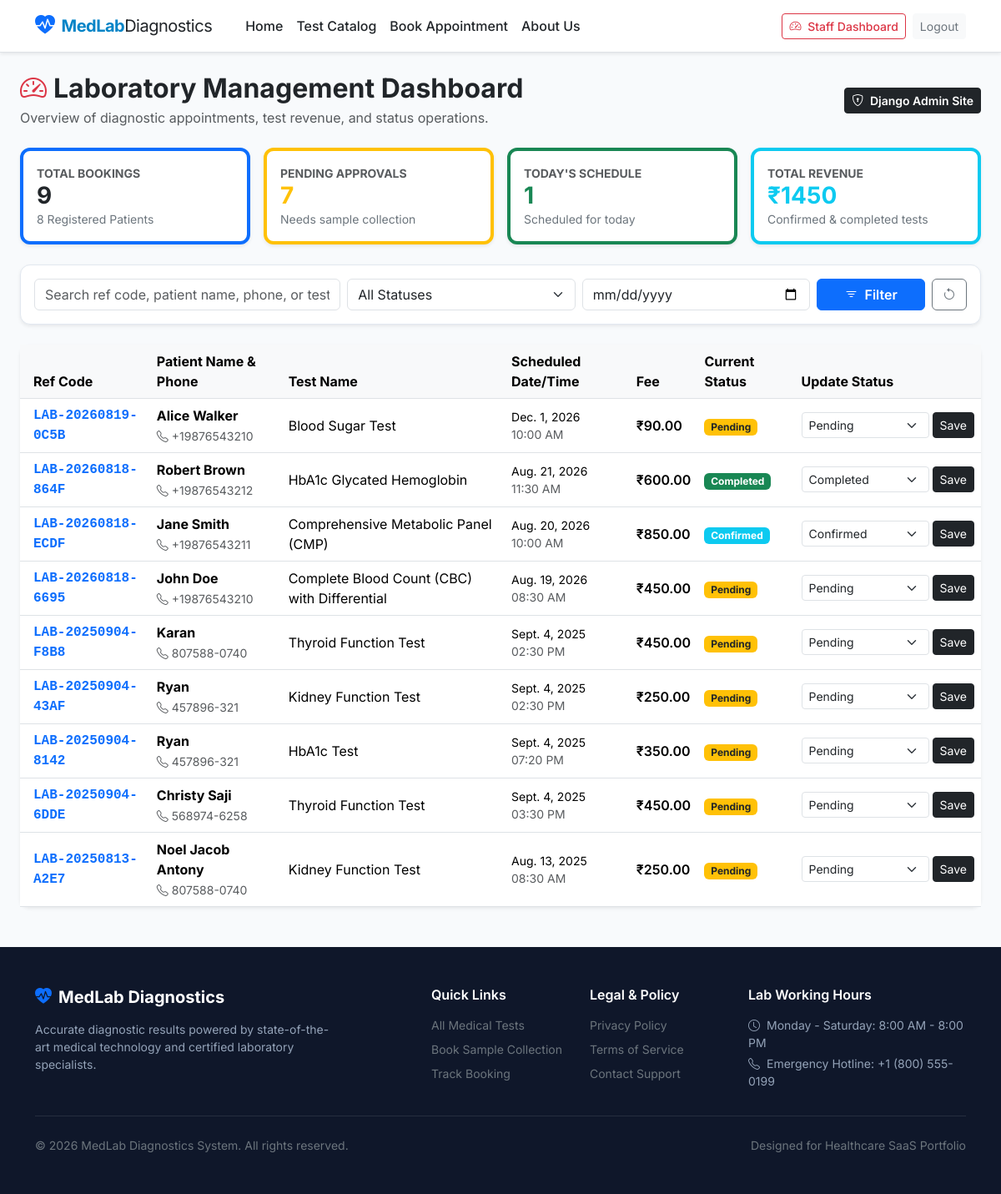
/admin-dashboard/ (signed in), run on the app's committed database.
### booking/models.py (models this page shows, shortened)
class Booking(models.Model):
    STATUS_PENDING = 'pending'
    STATUS_CONFIRMED = 'confirmed'
    STATUS_SAMPLE_COLLECTED = 'sample_collected'
    STATUS_PROCESSING = 'processing'
    STATUS_COMPLETED = 'completed'
    STATUS_CANCELLED = 'cancelled'
    STATUS_CHOICES = [
        (STATUS_PENDING, 'Pending'),
        (STATUS_CONFIRMED, 'Confirmed'),
        (STATUS_SAMPLE_COLLECTED, 'Sample Collected'),
        (STATUS_PROCESSING, 'Processing'),
        (STATUS_COMPLETED, 'Completed'),
        (STATUS_CANCELLED, 'Cancelled'),
    ]
    ALLOWED_TRANSITIONS = {
        STATUS_PENDING: [STATUS_CONFIRMED, STATUS_CANCELLED],
        STATUS_CONFIRMED: [STATUS_SAMPLE_COLLECTED, STATUS_CANCELLED],
        STATUS_SAMPLE_COLLECTED: [STATUS_PROCESSING, STATUS_CANCELLED],
        STATUS_PROCESSING: [STATUS_COMPLETED, STATUS_CANCELLED],
        STATUS_COMPLETED: [],
        STATUS_CANCELLED: [],
    }
    reference_number = models.CharField(
        max_length=20,
        unique=True,
        blank=True,
        editable=False,
        help_text='Unique booking reference code (e.g. LAB-20250101-ABCD)'
    )
    patient = models.ForeignKey(
        Patient,
        on_delete=models.CASCADE,
        related_name='bookings',
        help_text='Patient who made the booking'
    )
    test = models.ForeignKey(
        Test,
        on_delete=models.CASCADE,
        related_name='bookings',
        help_text='Medical test to be performed'
    )
    booking_date = models.DateField(help_text='Date when the test will be performed')
    booking_time = models.TimeField(help_text='Time when the test will be performed')
    status = models.CharField(
        max_length=20,
        choices=STATUS_CHOICES,
        default=STATUS_PENDING,
        help_text='Current status of the booking'
    )
    notes = models.TextField(
        blank=True,
        help_text='Additional notes or special instructions'
    )
    created_at = models.DateTimeField(auto_now_add=True)
    updated_at = models.DateTimeField(auto_now=True)
    class Meta:
        ordering = ['-booking_date', '-booking_time']
        verbose_name = 'Booking'
        verbose_name_plural = 'Bookings'
        constraints = [
            models.UniqueConstraint(
                fields=['test', 'booking_date', 'booking_time'],
                condition=models.Q(status__in=['pending', 'confirmed', 'sample_collected', 'processing']),
                name='unique_active_booking_slot'
            )
        ]
        indexes = [
            models.Index(fields=['status']),
            models.Index(fields=['booking_date', 'booking_time']),
            models.Index(fields=['reference_number']),
        ]
    @property
    def total_cost(self):
        return self.test.price
    def get_status_badge_class(self):
        badge_classes = {
            self.STATUS_PENDING: 'bg-warning text-dark',
            self.STATUS_CONFIRMED: 'bg-info text-white',
            self.STATUS_SAMPLE_COLLECTED: 'bg-primary text-white',
            self.STATUS_PROCESSING: 'bg-purple text-white',
            self.STATUS_COMPLETED: 'bg-success text-white',
            self.STATUS_CANCELLED: 'bg-danger text-white',
        }
        return badge_classes.get(self.status, 'bg-secondary text-white')

class Patient(models.Model):
    GENDER_CHOICES = [
        ('M', 'Male'),
        ('F', 'Female'),
        ('O', 'Other'),
    ]
    user = models.OneToOneField(
        settings.AUTH_USER_MODEL,
        on_delete=models.CASCADE,
        null=True,
        blank=True,
        related_name='patient_profile',
        help_text='Associated user account if registered'
    )
    name = models.CharField(max_length=100, help_text='Full name of the patient')
    age = models.IntegerField(
        validators=[MinValueValidator(1), MaxValueValidator(120)],
        help_text='Age of the patient'
    )
    gender = models.CharField(max_length=1, choices=GENDER_CHOICES)
    phone = models.CharField(
        max_length=15,
        validators=[RegexValidator(r'^\+?1?\d{9,15}$', 'Enter a valid phone number (e.g. +1234567890 or 9876543210)')],
        help_text='Contact phone number'
    )
    email = models.EmailField(help_text='Email address for notifications and account verification')
    address = models.TextField(help_text='Full address of the patient')
    created_at = models.DateTimeField(auto_now_add=True)
    updated_at = models.DateTimeField(auto_now=True)
    class Meta:
        ordering = ['-created_at']
        verbose_name = 'Patient'
        verbose_name_plural = 'Patients'
        indexes = [
            models.Index(fields=['email']),
            models.Index(fields=['phone']),
        ]

class Test(models.Model):
    category = models.ForeignKey(
        Category,
        on_delete=models.SET_NULL,
        null=True,
        blank=True,
        related_name='tests',
        help_text='Category of the test'
    )
    test_name = models.CharField(
        max_length=100,
        unique=True,
        help_text='Name of the medical test'
    )
    code = models.CharField(
        max_length=20,
        unique=True,
        null=True,
        blank=True,
        help_text='Unique test code (e.g. CBC-01)'
    )
    description = models.TextField(help_text='Detailed description of the test and what it diagnoses')
    preparation_instructions = models.TextField(
        blank=True,
        default='No special fasting required unless instructed by your physician.',
        help_text='Patient preparation guidelines (e.g. Fasting 8-10 hours)'
    )
    price = models.DecimalField(
        max_digits=10,
        decimal_places=2,
        validators=[MinValueValidator(0.01)],
        help_text='Price of the test'
    )
    turnaround_time = models.CharField(
        max_length=50,
        default='24 Hours',
        help_text='Estimated time to deliver results (e.g. 12 Hours, 2 Days)'
    )
    duration_hours = models.IntegerField(
        default=1,
        validators=[MinValueValidator(1), MaxValueValidator(24)],
        help_text='Expected duration of the sample collection procedure in hours'
    )
    is_active = models.BooleanField(
        default=True,
        help_text='Whether this test is currently available for booking'
    )
    created_at = models.DateTimeField(auto_now_add=True)
    updated_at = models.DateTimeField(auto_now=True)
    class Meta:
        ordering = ['test_name']
        verbose_name = 'Medical Test'
        verbose_name_plural = 'Medical Tests'
        indexes = [
            models.Index(fields=['is_active', 'test_name']),
        ]

### booking/views.py (the view, shortened to what this page needs)
# urls.py: path('admin-dashboard/', views.admin_dashboard, name='admin_dashboard'),
@user_passes_test(lambda u: u.is_staff)
def admin_dashboard(request):
    today = date.today()
    all_bookings = Booking.objects.select_related('patient', 'test')
    status_filter = request.GET.get('status')
    date_filter = request.GET.get('date')
    search_query = request.GET.get('search')
    filtered_bookings = all_bookings
    if status_filter:
        filtered_bookings = filtered_bookings.filter(status=status_filter)
    if date_filter:
        filtered_bookings = filtered_bookings.filter(booking_date=date_filter)
    stats = {
        'total_patients': Patient.objects.count(),
        'total_bookings': all_bookings.count(),
        'today_bookings': all_bookings.filter(booking_date=today).count(),
        'pending_bookings': all_bookings.filter(status=Booking.STATUS_PENDING).count(),
        'confirmed_bookings': all_bookings.filter(status=Booking.STATUS_CONFIRMED).count(),
        'completed_bookings': all_bookings.filter(status=Booking.STATUS_COMPLETED).count(),
        'cancelled_bookings': all_bookings.filter(status=Booking.STATUS_CANCELLED).count(),
        'total_revenue': all_bookings.filter(
            status__in=[Booking.STATUS_CONFIRMED, Booking.STATUS_SAMPLE_COLLECTED, Booking.STATUS_PROCESSING, Booking.STATUS_COMPLETED]
        ).aggregate(total=Sum('test__price'))['total'] or 0,
    }
    popular_tests = Test.objects.annotate(
        booking_count=Count('bookings')
    ).order_by('-booking_count')[:5]
    paginator = Paginator(filtered_bookings.order_by('-created_at'), 15)
    page_number = request.GET.get('page')
    bookings_page = paginator.get_page(page_number)
    return render(request, 'booking/admin_dashboard.html', {
        'stats': stats,
        'popular_tests': popular_tests,
        'bookings_page': bookings_page,
        'status_choices': Booking.STATUS_CHOICES,
        'selected_status': status_filter,
        'selected_date': date_filter,
        'search_query': search_query,
        'page_title': 'Staff Administrative Dashboard',
    })

### booking/templates/booking/admin_dashboard.html (shortened to what this page needs)
{% extends "booking/base.html" %}
{% block content %}
<div class="container-fluid px-4 py-4">
    <div class="d-flex justify-content-between align-items-center mb-4 flex-wrap gap-2">
        <div>
            <h2 class="fw-bold text-dark mb-1"><i class="bi bi-speedometer2 text-danger me-2"></i>Laboratory Management Dashboard</h2>
            <p class="text-muted mb-0">Overview of diagnostic appointments, test revenue, and status operations.</p>
        </div>
        <a href="{% url 'admin:index' %}" class="btn btn-dark fw-semibold btn-sm" target="_blank">
            <i class="bi bi-shield-lock me-1"></i> Django Admin Site
        </a>
    </div>
    <div class="row g-3 mb-4">
        <div class="col-md-3">
            <div class="card card-custom p-3 bg-white border-start border-primary border-4 shadow-sm">
                <span class="text-muted small fw-bold">TOTAL BOOKINGS</span>
                <h3 class="fw-bold text-dark mb-0">{{ stats.total_bookings }}</h3>
                <small class="text-secondary">{{ stats.total_patients }} Registered Patients</small>
            </div>
        </div>
        <div class="col-md-3">
            <div class="card card-custom p-3 bg-white border-start border-warning border-4 shadow-sm">
                <span class="text-muted small fw-bold">PENDING APPROVALS</span>
                <h3 class="fw-bold text-warning mb-0">{{ stats.pending_bookings }}</h3>
                <small class="text-secondary">Needs sample collection</small>
            </div>
        </div>
        <div class="col-md-3">
            <div class="card card-custom p-3 bg-white border-start border-success border-4 shadow-sm">
                <span class="text-muted small fw-bold">TODAY'S SCHEDULE</span>
                <h3 class="fw-bold text-success mb-0">{{ stats.today_bookings }}</h3>
                <small class="text-secondary">Scheduled for today</small>
            </div>
        </div>
        <div class="col-md-3">
            <div class="card card-custom p-3 bg-white border-start border-info border-4 shadow-sm">
                <span class="text-muted small fw-bold">TOTAL REVENUE</span>
                <h3 class="fw-bold text-info mb-0">₹{{ stats.total_revenue }}</h3>
                <small class="text-secondary">Confirmed & completed tests</small>
            </div>
        </div>
    </div>
    <div class="card card-custom p-3 mb-4 shadow-sm bg-white">
        <form method="get" class="row g-2 align-items-center">
            <div class="col-md-4">
                <input type="text" name="search" value="{{ search_query|default:'' }}" class="form-control" placeholder="Search ref code, patient name, phone, or test...">
            </div>
            <div class="col-md-3">
                <select name="status" class="form-select">
                    <option value="">All Statuses</option>
                </select>
            </div>
            <div class="col-md-3">
                <input type="date" name="date" value="{{ selected_date|default:'' }}" class="form-control">
            </div>
            <div class="col-md-2 d-flex gap-2">
                <button type="submit" class="btn btn-primary w-100 fw-semibold"><i class="bi bi-filter me-1"></i> Filter</button>
                <a href="{% url 'booking:admin_dashboard' %}" class="btn btn-outline-secondary" title="Reset Filters"><i class="bi bi-arrow-counterclockwise"></i></a>
            </div>
        </form>
    </div>
    <div class="card card-custom shadow-sm border-0 mb-4">
        <div class="card-body p-0">
            <div class="table-responsive">
                <table class="table table-hover align-middle mb-0">
                    <thead class="table-light border-bottom">
                        <tr>
                            <th class="ps-3">Ref Code</th>
                            <th>Patient Name & Phone</th>
                            <th>Test Name</th>
                            <th>Scheduled Date/Time</th>
                            <th>Fee</th>
                            <th>Current Status</th>
                            <th>Update Status</th>
                        </tr>
                    </thead>
                    <tbody>
                        {% for b in bookings_page %}
                        <tr>
                            <td class="ps-3 font-monospace fw-bold text-primary">{{ b.reference_number }}</td>
                            <td>
                                <div><strong>{{ b.patient.name }}</strong></div>
                                <small class="text-muted"><i class="bi bi-telephone"></i> {{ b.patient.phone }}</small>
                            </td>
                            <td>{{ b.test.test_name }}</td>
                            <td class="small">
                                <div>{{ b.booking_date }}</div>
                                <span class="text-muted">{{ b.booking_time|time:"h:i A" }}</span>
                            </td>
                            <td class="fw-semibold">₹{{ b.total_cost }}</td>
                            <td>
                                <span class="badge {{ b.get_status_badge_class }}">{{ b.get_status_display }}</span>
                            </td>
                            <td>
                                <form action="{% url 'booking:update_booking_status' b.id %}" method="post" class="d-flex gap-1">
                                    <select name="status" class="form-select form-select-sm" style="min-width: 140px;">
                                        {% for key, val in status_choices %}
                                        <option value="{{ key }}" {% if b.status == key %}selected{% endif %}>{{ val }}</option>
                                        {% endfor %}
                                    </select>
                                    <button type="submit" class="btn btn-sm btn-dark">Save</button>
                                </form>
                            </td>
                        </tr>
                        {% empty %}
                        <tr>
                            <td colspan="7" class="text-center py-4 text-muted">
                                <i class="bi bi-inbox fs-3 d-block mb-1"></i> No lab bookings found matching criteria.
                            </td>
                        </tr>
                        {% endfor %}
                    </tbody>
                </table>
            </div>
        </div>
    </div>
</div>
{% endblock %}

### booking/templates/booking/base.html (style rules this page uses)
body { font-family: 'Inter', -apple-system, BlinkMacSystemFont, "Segoe UI", Roboto, sans-serif; background-color: #f8fafc; color: #1e293b; display: flex; flex-direction: column; min-height: 100vh; }
.card-custom { border: 1px solid #e2e8f0; border-radius: 0.75rem; transition: transform 0.2s ease, box-shadow 0.2s ease; }

### data on the page
Booking: reference_number "LAB-20260819-0C5B", patient.name "Alice Walker", patient.phone "+19876543210", test.test_name "Blood Sugar Test", booking_date "Dec. 1, 2026", booking_time "10:00 AM", total_cost "90.00", status "Pending"
Booking: reference_number "LAB-20260818-864F", patient.name "Robert Brown", patient.phone "+19876543212", test.test_name "HbA1c Glycated Hemoglobin", booking_date "Aug. 21, 2026", booking_time "11:30 AM", total_cost "600.00", status "Completed"
Booking: reference_number "LAB-20260818-ECDF", patient.name "Jane Smith", patient.phone "+19876543211", test.test_name "Comprehensive Metabolic Panel (CMP)", booking_date "Aug. 20, 2026", booking_time "10:00 AM", total_cost "850.00", status "Confirmed"
Booking: reference_number "LAB-20260818-6695", patient.name "John Doe", patient.phone "+19876543210", test.test_name "Complete Blood Count (CBC) with Differential", booking_date "Aug. 19, 2026", booking_time "08:30 AM", total_cost "450.00", status "Pending"
Booking: reference_number "LAB-20250904-F8B8", patient.name "Karan", patient.phone "807588-0740", test.test_name "Thyroid Function Test", booking_date "Sept. 4, 2025", booking_time "02:30 PM", total_cost "450.00", status "Pending"
Booking: reference_number "LAB-20250904-43AF", patient.name "Ryan", patient.phone "457896-321", test.test_name "Kidney Function Test", booking_date "Sept. 4, 2025", booking_time "02:30 PM", total_cost "250.00", status "Pending"
Booking: reference_number "LAB-20250904-8142", patient.name "Ryan", patient.phone "457896-321", test.test_name "HbA1c Test", booking_date "Sept. 4, 2025", booking_time "07:20 PM", total_cost "350.00", status "Pending"
Booking: reference_number "LAB-20250904-6DDE", patient.name "Christy Saji", patient.phone "568974-6258", test.test_name "Thyroid Function Test", booking_date "Sept. 4, 2025", booking_time "03:30 PM", total_cost "450.00", status "Pending"
Booking: reference_number "LAB-20250813-A2E7", patient.name "Noel Jacob Antony", patient.phone "807588-0740", test.test_name "Kidney Function Test", booking_date "Aug. 13, 2025", booking_time "08:30 AM", total_cost "250.00", status "Pending"

### other printed values
{{ stats.total_bookings }} "9"
{{ stats.total_patients }} "8"
{{ stats.pending_bookings }} "7"
{{ stats.today_bookings }} "1"
{{ stats.total_revenue }} "1450"
